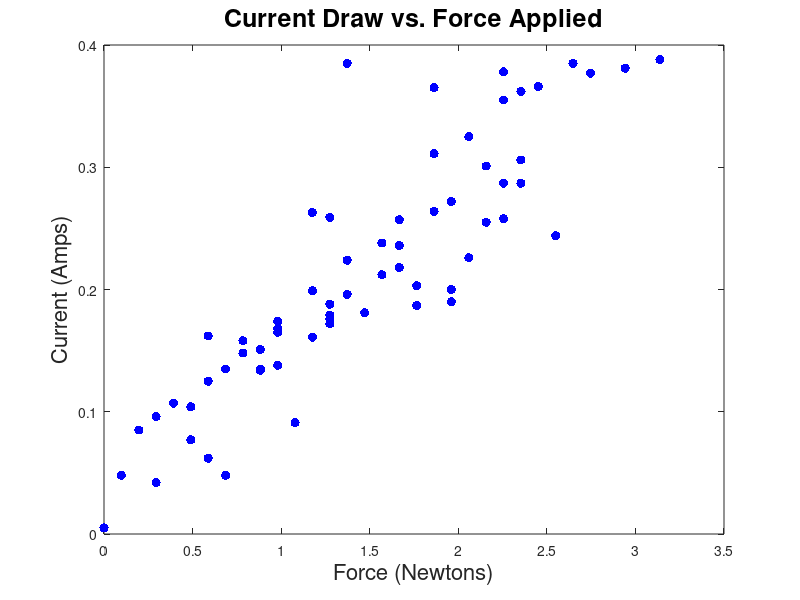

The MATLAB source for this figure:
function forcecurrent
f = [0
0
2.549729
2.941995
2.2555295
1.96133
2.745862
2.157463
2.353596
0.6864655
0.8825985
1.176798
1.372931
0.588399
0.8825985
1.176798
1.4709975
1.765197
2.0593965
1.0787315
0.980665
0.4903325
1.2748645
1.569064
1.96133
2.353596
2.6477955
1.2748645
1.6671305
1.8632635
2.4516625
0.784532
0.980665
1.2748645
1.765197
3.138128
2.0593965
1.2748645
1.96133
2.353596
1.8632635
2.2555295
2.2555295
2.157463
0
0.2941995
0.588399
0.8825985
0.980665
1.176798
1.372931
1.6671305
0.0980665
0.196133
0.392266
0.4903325
0.6864655
0.784532
0.980665
1.372931
1.569064
1.6671305
2.2555295
1.8632635
1.2748645
0.2941995
0.588399];

c = [0.005
0.005
0.244
0.381
0.258
0.19
0.377
0.255
0.287
0.048
0.151
0.263
0.385
0.062
0.135
0.161
0.181
0.187
0.226
0.091
0.138
0.077
0.172
0.212
0.2
0.306
0.385
0.188
0.218
0.264
0.366
0.148
0.168
0.179
0.203
0.388
0.325
0.176
0.272
0.362
0.311
0.355
0.287
0.301
0.005
0.042
0.125
0.134
0.174
0.199
0.224
0.236
0.048
0.085
0.107
0.104
0.135
0.158
0.165
0.196
0.238
0.257
0.378
0.365
0.259
0.096
0.162];

figure(1)
plot(f,c,'b.','MarkerSize',20)
title('Current Draw vs. Force Applied', 'fontsize', 18)
xlabel('Force (Newtons)', 'fontsize', 16)
ylabel('Current (Amps)', 'fontsize', 16)

return